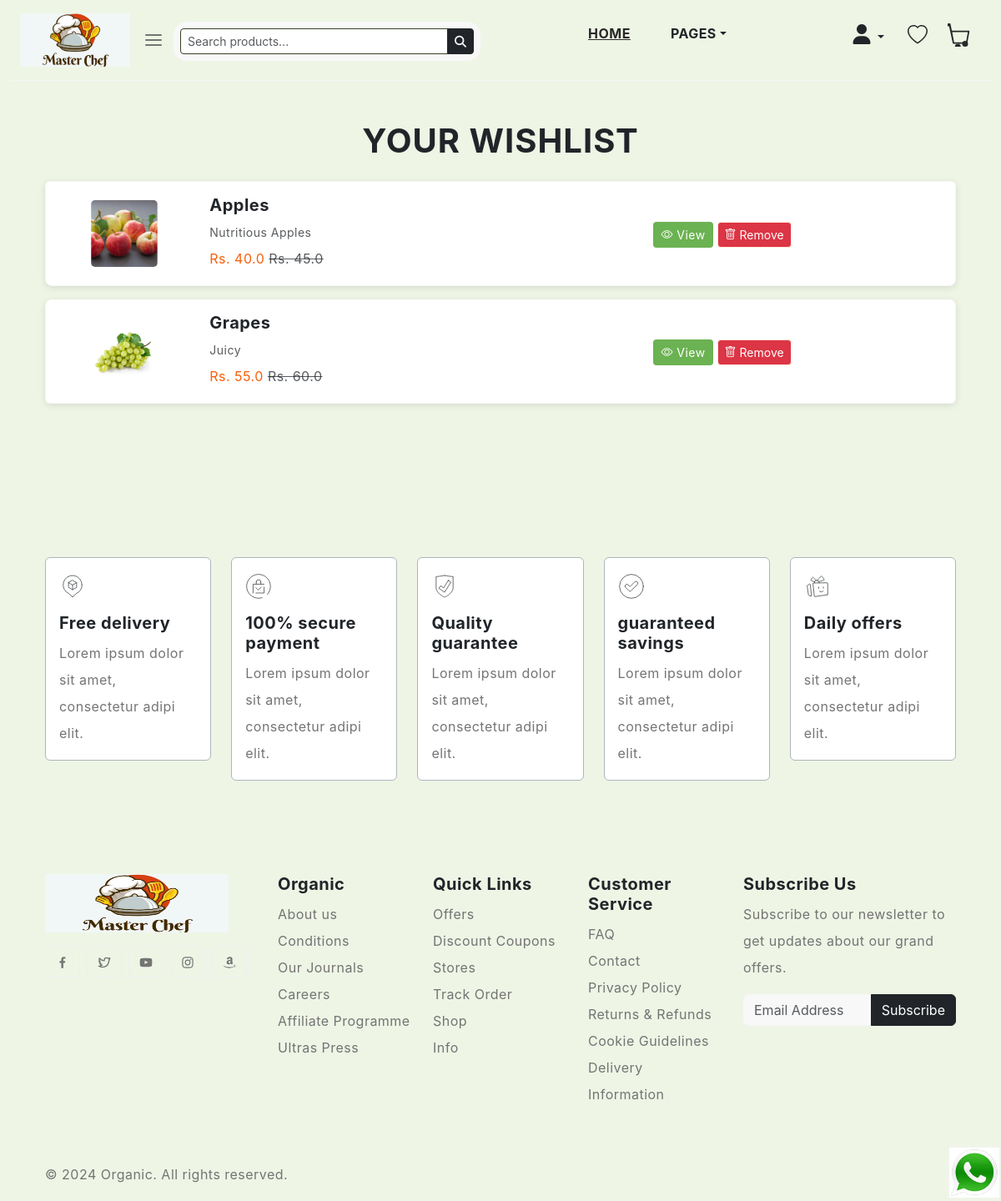
Screenshot of /wishlist/ (signed in) with the database file from the repository.
### FoodApp/models.py (models this page shows, shortened)
class Wishlist(models.Model):
    user =  models.ForeignKey(User,on_delete=models.CASCADE)
    product = models.ForeignKey(Product,on_delete=models.CASCADE)
    created_at = models.DateTimeField(auto_now_add=True)

class Product(models.Model):
    category = models.ForeignKey(Category, on_delete=models.CASCADE)
    slug=models.CharField(max_length=150,null=False,blank=False)
    name=models.CharField(max_length=150,null=False,blank=False)
    product_image=models.ImageField(upload_to=get_image_path,null=True,blank=True)
    small_description=models.CharField(max_length= 250,null=False,blank=False)
    quantity=models.IntegerField(null=False,blank=False)
    descriptions=models.TextField(max_length= 500,null=False,blank=False)
    original_price=models.FloatField(null=False,blank=False)
    selling_price=models.FloatField(null=False,blank=False)
    status=models.BooleanField(default=False,help_text="0=default,1=Trending")
    trending=models.BooleanField(default=False,help_text="0=default,1=Trending")
    tag=models.CharField(max_length=150,null=False,blank=False)
    meta_title=models.CharField(max_length=150,null=False,blank=False)
    meta_keywords=models.CharField(max_length=150,null=False,blank=False)
    meta_description=models.TextField(max_length= 500,null=False,blank=False)
    created_at=models.DateTimeField(auto_now_add=True)

### FoodApp/views.py (the view)
# urls.py: path('wishlist/',views.wishlist,name='wishlist'),
@login_required
def wishlist(request):
    wishlist = Wishlist.objects.filter(user=request.user)
    return render(request,'pages/wishlist.html',{'wishlist':wishlist})

### templates/pages/wishlist.html (shortened to what this page needs)
{% extends 'base.html' %}
{% load static %}
{% block content %}
  <div class="container py-5 wishlist-container">
    <h1 class="mb-4 text-center wishlist-title">Your Wishlist</h1>
    {% if wishlist %}
    <div class="row">
      <div class="col-md-12">
        <ul class="list-group mb-4">
          {% for item in wishlist %}
          <li class="list-group-item wishlist-card p-3 mb-3">
            <div class="row align-items-center wish_data">
              <div class="col-md-2 text-center">
                <img src="{{ item.product.product_image.url }}" alt="{{ item.product.name }}" class="wishlist-image">
              </div>
              <div class="col-md-5">
                <h5 class="mb-1">{{ item.product.name }}</h5>
                <small class="text-muted">{{ item.product.tag }}</small>
                <p class="text-danger mb-0">Rs. {{ item.product.selling_price }}
                  <del class="text-muted">Rs. {{ item.product.original_price }}</del>
                </p>
              </div>
              <div class="col-md-3 text-end wishlist-buttons">
                <a href="{% url 'productview' item.product.category.slug item.product.slug %}" class="btn btn-primary btn-sm">
                  <i class="bi bi-eye"></i> View
                </a>
                <button class="btn btn-danger btn-sm remove_wish" data-id="{{ item.product.id }}">
                  <i class="bi bi-trash"></i> Remove
                </button>
              </div>
            </div>
          </li>
          {% endfor %}
        </ul>
      </div>
    </div>
    {% else %}
    <p class="text-center text-muted">Your wishlist is empty. <a href="{% url 'categories' %}">Go shopping</a>.</p>
    {% endif %}
  </div>
{% endblock %}

### static/css/style.css (style rules this page uses)
body { --heading-font : "Inter", sans-serif; --bs-link-color: #333; --bs-link-hover-color:#333; --bs-link-color-rgb: 40,40,40; --bs-link-hover-color-rgb: 0,0,0; --bs-light-rgb: 248, 248, 248; --bs-font-sans-serif: "Inter", sans-serif; --bs-body-font-family: var(--bs-font-sans-serif); --bs-body-font-size: 1rem; --bs-body-font-weight: 400; --bs-body-line-height: 2; --bs-body-color: #747474; --bs-primary: #6BB252; --bs-primary-rgb: 107, 178, 82; --bs-secondary: #364127; --bs-secondary-rgb: 54, 65, 39; --bs-danger: #F95F09; --bs-danger-rgb: 249, 95, 9; --bs-success: #a3be4c; --bs-success-rgb: 163, 190, 76; --bs-primary-bg-subtle: #FFF9EB; --bs-success-bg-subtle: #eef5e5; --bs-border-color: #F7F7F7; }
.btn-primary { --bs-btn-color: #fff; --bs-btn-bg: var(--bs-primary); --bs-btn-border-color: transparent; --bs-btn-hover-color: #fff; --bs-btn-hover-bg: #f7a422; --bs-btn-hover-border-color: transparent; --bs-btn-focus-shadow-rgb: 49,132,253; --bs-btn-active-color: #fff; --bs-btn-active-bg: var(--bs-primary); --bs-btn-active-border-color: transparent; --bs-btn-active-shadow: inset 0 3px 5px rgba(0, 0, 0, 0.125); --bs-btn-disabled-color: #fff; --bs-btn-disabled-bg: #d3d7dd; --bs-btn-disabled-border-color: transparent; }
.btn-danger { --bs-btn-color: #222; --bs-btn-bg: #FFEADA; --bs-btn-border-color: #FFEADA; --bs-btn-hover-color: #222; --bs-btn-hover-bg: #ecc9af; --bs-btn-hover-border-color: #ecc9af; --bs-btn-focus-shadow-rgb: 60,153,110; --bs-btn-active-color: #222; --bs-btn-active-bg: #ecc9af; --bs-btn-active-border-color: #ecc9af; --bs-btn-active-shadow: inset 0 3px 5px rgba(0, 0, 0, 0.125); --bs-btn-disabled-color: #222; --bs-btn-disabled-bg: #FFEADA; --bs-btn-disabled-border-color: #FFEADA; }
body { letter-spacing: 0.03em; }
h1,h2,h3,h4,h5,h6 { font-family: var(--heading-font); color: var(--bs-dark); font-weight: 700; }
.container, .container-fluid, .container-lg, .container-md, .container-sm, .container-xl, .container-xxl { --bs-gutter-x: 3rem; }

### templates/base.html (style rules this page uses)
.btn-danger { background-color: #dc3545 !important; color: white !important; }
.wishlist-card { transition: transform 0.3s ease, box-shadow 0.3s ease; border-radius: 8px; border: none; box-shadow: 0px 2px 8px rgba(0, 0, 0, 0.1); }
.wishlist-container { max-width: 800px; margin: auto; }
.wishlist-title { font-weight: bold; text-transform: uppercase; letter-spacing: 1px; }
.wishlist-image { max-width: 80px; height: auto; border-radius: 5px; }
.wishlist-buttons button { transition: 0.3s ease; }

### rows the page displays
Wishlist: product.product_image (picture), product.name "Apples", product.tag "Nutritious Apples", product.selling_price "40.0", product.original_price "45.0"
Wishlist: product.product_image (picture), product.name "Grapes", product.tag "Juicy", product.selling_price "55.0", product.original_price "60.0"
